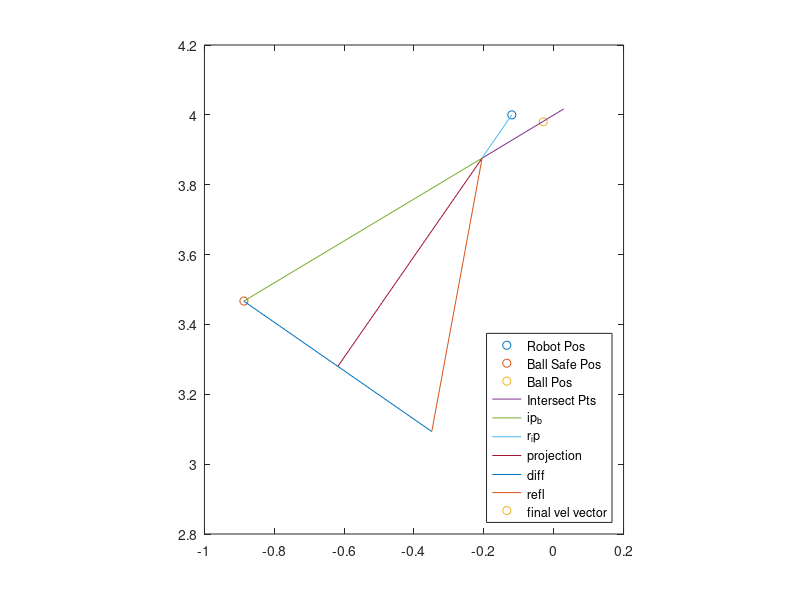

The MATLAB script that drew this image:
figure(1);
robot_pos = [-.12, 4];
ball_pos_safe = [-.887, 3.467];
ball_pos = [-0.03, 3.98];
intersect_points = [0.0289, 4.017; -0.205, 3.876];

ip_b = [intersect_points(2,:); intersect_points(2,:) + [-0.68245, -0.4094]];
r_ip = [robot_pos; [-0.085, -0.123] + robot_pos];

proj = [intersect_points(2,:); [-0.413, -.5961] + intersect_points(2,:)];

diff = [-0.269, .1866];
diff = [-diff + proj(2,:); diff + proj(2,:)];

refl = [intersect_points(2,:); [-0.144, -0.782] + intersect_points(2,:)];

ssm = [1, 0; 0, 1];
ast = [-.5961, 0.413; -0.413, -.5961];
ast = ast ./ norm(ast);
iast = ast';

reflected = ast*[-0.144, -0.782]';
theta = acos(dot([-0.144, -0.782], [-0.085, -0.123]) / (norm([-0.144, -0.782])*norm([-0.085, -0.123])));
if (reflected(1) > 0)
    theta = -theta;
end
t = min(theta, pi/2 - theta)*0.5;
asm = [cos(t), -sin(t);
       sin(t),  cos(t)];

ft = iast * ssm*asm * ast * [-0.144, -0.782]' / sqrt(sum([-0.144, -0.782].^2));
ft2 = ft + intersect_points(2,:)';

plot(robot_pos(1), robot_pos(2), 'o');
hold on
plot(ball_pos_safe(1), ball_pos_safe(2), 'o')
plot(ball_pos(1), ball_pos(2), 'o')
plot(intersect_points(:,1), intersect_points(:,2))
plot(ip_b(:,1), ip_b(:,2))
plot(r_ip(:,1), r_ip(:,2))
plot(proj(:,1), proj(:,2))
plot(diff(:,1), diff(:,2))
plot(refl(:,1), refl(:,2))
plot(ft2(1), ft2(2), 'o')
hold off

legend({'Robot Pos', 'Ball Safe Pos', 'Ball Pos', 'Intersect Pts', 'ip_b', 'r_ip', 'projection', 'diff', 'refl', 'final vel vector'}, 'Location','southeast')

daspect([1 1 1])